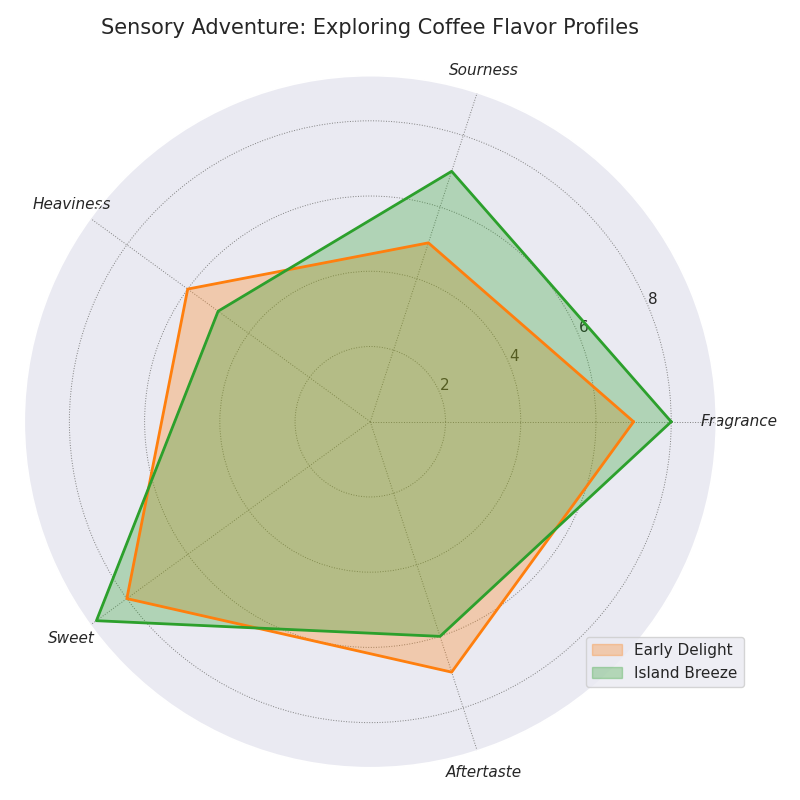

Reproduce this figure in Python.
import numpy as np
import matplotlib.pyplot as plt

# Attributes are preserved since they identify the axes
attributes = ['Fragrance', 'Sourness', 'Heaviness', 'Sweet', 'Aftertaste']
num_attributes = len(attributes)

# Data values for each group
morning_brew = [7, 5, 6, 8, 7]
tropical_twist = [8, 7, 5, 9, 6]

# Combined data for radar plot
data = np.array([morning_brew, tropical_twist])
data = np.concatenate((data, data[:, [0]]), axis=1)

# Angles for each attribute
angles = np.linspace(0, 2 * np.pi, num_attributes, endpoint=False).tolist()
angles += angles[:1]

# Create a polar plot
fig, ax = plt.subplots(figsize=(8, 8), subplot_kw=dict(polar=True))

# Randomly altered group labels
labels = ["Early Delight", "Island Breeze"]
colors = ['#FF7F0E', '#2CA02C']

for i, color in enumerate(colors):
    ax.fill(angles, data[i], color=color, alpha=0.3, label=labels[i])
    ax.plot(angles, data[i], color=color, linewidth=2)

# Updated axis labels
ax.set_xticks(angles[:-1])
ax.set_xticklabels(attributes, fontsize=11, fontstyle='italic')

# Randomly changed chart title
ax.set_title('Sensory Adventure: Exploring Coffee Flavor Profiles', fontsize=15, pad=30)

# Legend settings
ax.legend(loc='upper left', bbox_to_anchor=(0.8, 0.2))

# Grid styling
ax.grid(color='gray', linestyle=':', linewidth=0.7)

# Adjust layout
plt.tight_layout()
plt.show()
